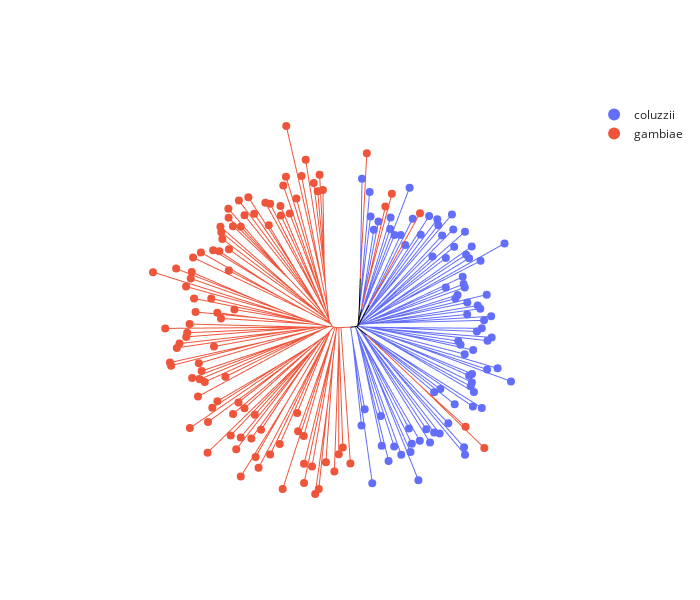

The notebook cell saved with this chart:
### Code cell
anjl.plot_equal_angle(
    Z3,
    line_width=1,
    marker_size=8,
    count_sort=True,
    color="taxon",
    hover_name="sample_id",
    leaf_data=ld3,
)

### Figure 1 — Plotly figure (JSON) as saved in the notebook; plotly's stock layout.template omitted (floating-point values rounded to 4 significant figures; data arrays with more than 128 entries replaced by an {"elided": "..."} marker saying what was removed)
{"data": [{"hovertemplate": "taxon=coluzzii<br>x=%{x}<br>y=%{y}<extra></extra>", "legendgroup": "coluzzii", "line": {"color": "#636EFA", "dash": "solid", "width": 1}, "marker": {"symbol": "circle"}, "mode": "lines", "name": "coluzzii", "showlegend": false, "type": "scattergl", "x": {"elided": "441 float values"}, "xaxis": "x", "y": {"elided": "441 float values"}, "yaxis": "y"}, {"hovertemplate": "taxon=gambiae<br>x=%{x}<br>y=%{y}<extra></extra>", "legendgroup": "gambiae", "line": {"color": "#EF553B", "dash": "solid", "width": 1}, "marker": {"symbol": "circle"}, "mode": "lines", "name": "gambiae", "showlegend": false, "type": "scattergl", "x": {"elided": "579 float values"}, "xaxis": "x", "y": {"elided": "579 float values"}, "yaxis": "y"}, {"hovertemplate": "taxon=<br>x=%{x}<br>y=%{y}<extra></extra>", "legendgroup": "", "line": {"color": "black", "dash": "solid", "width": 1}, "marker": {"symbol": "circle"}, "mode": "lines", "name": "", "showlegend": false, "type": "scattergl", "x": [0, 0.07208, null, 0, -0.07208, null, -0.07208, -0.011, null, -0.07208, -0.1521, null, -0.1521, -0.3591, null, -0.3591, 0.2276, null, -0.3591, -0.6296, null, -0.6296, -1.767, null, 0.2276, 1.501, null, 1.501, 1.543, null, 1.543, 2.043, null, -0.011, 0.3913, null, 0.3913, 1.137, null, 1.137, 2.015, null, 2.015, 2.707, null, 0.07208, 0.2691, null, 0.07208, 0.2872, null, 0.2872, 0.6801, null, 0.6801, 0.8081, null, 0.2691, 0.5393, null], "xaxis": "x", "y": [0, 0.3411, null, 0, -0.3411, null, -0.3411, -0.3009, null, -0.3411, -0.4218, null, -0.4218, -0.5381, null, -0.5381, -1.13, null, -0.5381, -0.6127, null, -0.6127, -0.7217, null, -1.13, -2.135, null, -2.135, -2.171, null, -2.171, -2.625, null, -0.3009, 0.3229, null, 0.3229, 1.734, null, 1.734, 3.329, null, 3.329, 4.536, null, 0.3411, 3.174, null, 0.3411, 1.096, null, 1.096, 2.955, null, 2.955, 3.512, null, 3.174, 10.95, null], "yaxis": "y"}, {"hovertemplate": "<b>%{hovertext}</b><br><br>taxon=coluzzii<br>x=%{x}<br>y=%{y}<extra></extra>", "hovertext": ["AB0229-C", "AB0094-Cx", "AB0226-C", "AB0222-C", "AB0188-C", "AB0182-C", "AB0210-C", "AB0110-C", "AB0212-C", "AB0109-C", "AB0266-Cx", "AB0282-Cx", "AB0214-C", "AB0276-C", "AB0191-Cx", "AB0227-Cx", "AB0187-C", "AB0247-C", "AB0230-Cx", "AB0095-Cx", "AB0132-C", "AB0123-C", "AB0114-C", "AB0249-Cx", "AB0196-C", "AB0091-C", "AB0088-C", "AB0216-C", "AB0250-Cx", "AB0089-Cx", "AB0112-C", "AB0111-C", "AB0267-C", "AB0234-C", "AB0263-C", "AB0183-C", "AB0193-C", "AB0138-Cx", "AB0124-C", "AB0186-C", "AB0092-C", "AB0240-C", "AB0213-C", "AB0262-Cx", "AB0248-C", "AB0137-Cx", "AB0243-C", "AB0185-Cx", "AB0113-C", "AB0099-Cx", "AB0192-C", "AB0090-C", "AB0242-C", "AB0101-C", "AB0237-C", "AB0115-C", "AB0142-C", "AB0122-C", "AB0098-Cx", "AB0259-Cx", "AB0189-C", "AB0190-C", "AB0100-C", "AB0246-C", "AB0215-C", "AB0181-C", "AB0087-C", "AB0221-C", "AB0258-Cx", "AB0184-C", "AB0223-C", "AB0209-C", "AB0224-C", "AB0194-C", "AB0121-C", "AB0219-Cx", "AB0097-Cx", "AB0257-C", "AB0139-C", "AB0204-C", "AB0140-C", "AB0279-C"], "legendgroup": "coluzzii", "marker": {"color": "#636EFA", "size": 8, "symbol": "circle"}, "mode": "markers", "name": "coluzzii", "orientation": "v", "showlegend": true, "type": "scatter", "x": [0.8326, 3.416, 1.597, 5.679, 7.329, 5.456, 8.672, 10.36, 14.48, 12.58, 12.89, 12.21, 14.8, 17.27, 16.38, 18.25, 19.57, 25.66, 25.44, 21.65, 18.25, 23.18, 19.74, 27.55, 29.69, 27.79, 27.04, 27.3, 26.65, 27.34, 36.68, 30.97, 33.48, 25.58, 27.61, 24.59, 24.04, 31.05, 32.04, 28.5, 29.68, 30.22, 31.91, 26.18, 29.33, 28.7, 26.21, 30.87, 23.37, 23.87, 25.6, 25.32, 21.05, 25.1, 29.39, 35.14, 26.64, 25.93, 27.25, 21.06, 23.06, 25.65, 17.85, 22.84, 20.17, 22.52, 19.25, 19.01, 15.04, 17.06, 11.32, 13.13, 10.25, 8.763, 12.37, 7.705, 7.808, 4.887, 3.78, 3.0, 2.782, 0.9548], "xaxis": "x", "y": [-24.29, -38.14, -20.44, -29.2, -32.82, -22.05, -29.36, -31.3, -37.44, -30.65, -28.68, -25.05, -27.95, -28.39, -25.22, -25.99, -26.22, -31.35, -29.54, -23.78, -16.36, -19.21, -15.59, -19.78, -20.1, -16.28, -14.92, -13.98, -12.38, -11.94, -13.73, -10.86, -10.61, -7.198, -6.231, -4.964, -4.058, -3.972, -3.195, -1.775, -1.008, 0.907, 1.884, 2.319, 3.685, 4.452, 5.173, 7.071, 6.158, 6.993, 8.802, 9.605, 8.78, 11.36, 15.19, 19.36, 15.81, 16.66, 18.62, 15.86, 18.55, 22.15, 16.21, 22.69, 21.26, 26.27, 23.73, 25.18, 21.41, 25.92, 18.97, 25.28, 21.41, 21.37, 32.72, 22.8, 25.6, 24.62, 22.64, 25.79, 31.72, 34.89], "yaxis": "y"}, {"hovertemplate": "<b>%{hovertext}</b><br><br>taxon=gambiae<br>x=%{x}<br>y=%{y}<extra></extra>", "hovertext": ["AB0160-Cx", "AB0096-C", "AB0117-C", "AB0241-C", "AB0130-Cx", "AB0217-C", "AB0127-C", "AB0253-C", "AB0198-C", "AB0277-C", "AB0145-C", "AB0271-Cx", "AB0146-Cx", "AB0264-C", "AB0136-Cx", "AB0239-C", "AB0134-C", "AB0176-Cx", "AB0280-Cx", "AB0159-C", "AB0148-Cx", "AB0129-C", "AB0278-C", "AB0144-C", "AB0273-Cx", "AB0143-Cx", "AB0128-C", "AB0261-Cx", "AB0161-C", "AB0131-Cx", "AB0225-C", "AB0118-C", "AB0235-C", "AB0201-Cx", "AB0174-C", "AB0256-C", "AB0252-C", "AB0231-C", "AB0275-C", "AB0202-Cx", "AB0265-C", "AB0255-C", "AB0167-C", "AB0162-C", "AB0244-C", "AB0208-C", "AB0165-C", "AB0133-C", "AB0179-Cx", "AB0147-C", "AB0205-C", "AB0180-Cx", "AB0126-Cx", "AB0238-C", "AB0172-Cx", "AB0085-Cx", "AB0170-C", "AB0119-C", "AB0135-C", "AB0086-Cx", "AB0232-Cx", "AB0197-C", "AB0153-C", "AB0268-C", "AB0206-C", "AB0274-C", "AB0233-C", "AB0164-C", "AB0151-Cx", "AB0272-Cx", "AB0269-Cx", "AB0178-C", "AB0203-C", "AB0177-C", "AB0207-C", "AB0158-Cx", "AB0236-Cx", "AB0211-C", "AB0218-C", "AB0173-C", "AB0166-C", "AB0104-Cx", "AB0200-C", "AB0283-C", "AB0150-Cx", "AB0169-C", "AB0171-Cx", "AB0103-C", "AB0199-C", "AB0260-C", "AB0228-C", "AB0284-C", "AB0155-Cx", "AB0270-C", "AB0116-C", "AB0175-Cx", "AB0251-C", "AB0157-Cx", "AB0281-Cx"], "legendgroup": "gambiae", "marker": {"color": "#EF553B", "size": 8, "symbol": "circle"}, "mode": "markers", "name": "gambiae", "orientation": "v", "showlegend": true, "type": "scatter", "x": [-8.428, -9.215, -9.675, -10.63, -12.56, -13.54, -17.21, -14.78, -17.29, -17.92, -16.39, -18.6, -18.5, -21.07, -22.23, -21.41, -26.3, -24.9, -28.58, -27.23, -31.1, -28.12, -31.05, -30.0, -33.01, -32.79, -32.55, -30.96, -33.26, -34.75, -37.69, -30.99, -39.56, -39.88, -43.64, -40.13, -49.17, -41.24, -35.2, -39.32, -29.65, -33.75, -38.97, -32.86, -40.4, -46.25, -40.98, -41.2, -42.82, -43.46, -34.55, -45.11, -44.84, -38.19, -37.52, -39.8, -37.96, -36.77, -31.81, -38.38, -33.72, -34.95, -40.34, -35.98, -28.68, -29.97, -27.24, -36.09, -30.54, -24.74, -28.13, -29.21, -25.58, -23.26, -28.13, -24.57, -23.86, -21.08, -18.77, -14.61, -14.38, -18.08, -13.03, -12.96, -12.94, -11.03, -10.28, -9.41, -7.708, -5.682, -4.621, -3.65, -1.829, 30.28, 25.79, 14.86, 8.115, 6.551, 2.104], "xaxis": "x", "y": [32.18, 35.84, 31.85, 33.85, 39.4, 35.52, 47.52, 30.15, 35.33, 33.23, 26.55, 28.32, 26.08, 28.86, 29.12, 23.73, 30.43, 26.48, 29.66, 26.1, 27.67, 23.36, 25.52, 23.5, 23.37, 22.05, 20.44, 17.95, 17.45, 17.73, 17.19, 12.87, 15.97, 12.47, 13.32, 10.96, 12.46, 9.022, 6.164, 6.166, 3.497, 2.741, 2.913, 1.366, 0.01626, -1.026, -2.075, -3.062, -4.657, -5.703, -5.361, -9.214, -9.969, -9.4, -11.23, -12.9, -13.21, -13.88, -12.62, -17.36, -18.48, -20.04, -24.94, -23.48, -18.8, -21.53, -20.2, -30.83, -26.69, -21.73, -27.16, -30.02, -27.42, -25.33, -36.56, -31.84, -34.47, -31.28, -28.73, -21.34, -25.72, -39.57, -26.85, -33.49, -38.09, -34.12, -40.74, -39.51, -33.1, -35.34, -31.21, -29.58, -33.43, -29.71, -24.63, 26.6, 31.24, 28.18, 40.97], "yaxis": "y"}], "layout": {"height": 600, "legend": {"itemsizing": "constant", "tracegroupgap": 0}, "width": 700, "xaxis": {"autorange": true, "domain": [0, 1], "mirror": false, "range": [-66.92, 54.43], "showgrid": false, "showline": false, "showticklabels": false, "ticks": "", "title": {}, "type": "linear"}, "yaxis": {"autorange": true, "domain": [0, 1], "mirror": false, "range": [-46.98, 53.75], "scaleanchor": "x", "scaleratio": 1, "showgrid": false, "showline": false, "showticklabels": false, "ticks": "", "title": {}, "type": "linear"}}}
